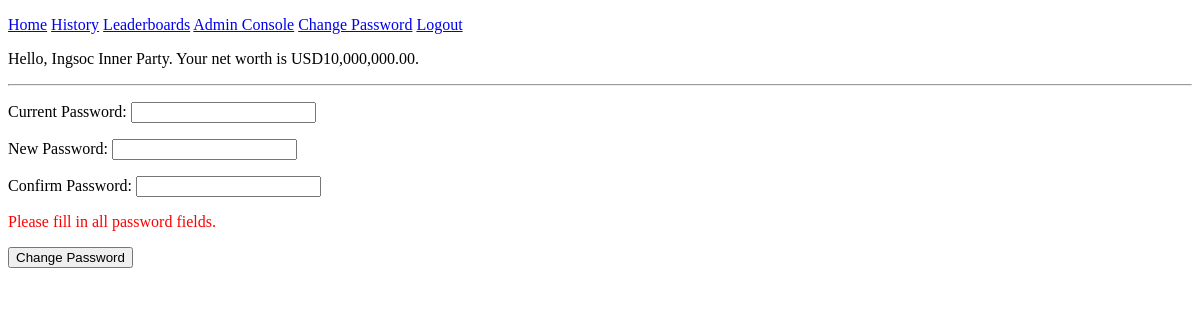
Screenshot of /dashboard/changepassword/index.php (signed in) with the database file from the repository.
### tables this page shows
CREATE TABLE `users` (
  `userkey` bigint(20) unsigned NOT NULL AUTO_INCREMENT,
  `name` text NOT NULL,
  `userid` varchar(45) NOT NULL,
  `password` varchar(128) NOT NULL,
  `salt` varchar(100) NOT NULL,
  `usertype` tinyint(3) unsigned NOT NULL,
  `networth` decimal(50,2) unsigned NOT NULL DEFAULT '10000000.00',
  PRIMARY KEY (`userkey`),
  KEY `userid` (`userid`)
);

CREATE TABLE `currency` (
  `currencyid` int(10) unsigned NOT NULL AUTO_INCREMENT,
  `name` varchar(100) NOT NULL DEFAULT 'Japanese Yen',
  `shortname` varchar(45) NOT NULL DEFAULT 'JPY',
  `buyvalue` decimal(10,4) unsigned NOT NULL DEFAULT '0.0000',
  `sellvalue` decimal(10,4) unsigned NOT NULL DEFAULT '0.0000',
  PRIMARY KEY (`currencyid`),
  KEY `shortname` (`shortname`)
);

### include.php (called while the page is built, shortened)
<?php
    $mysqllocation = "localhost";
    $mysqlusername = "redacted";
    $mysqlpassword = "redacted";
    $mysqldatabase = "forex";
    function isTeacher()
    {
        if(isset($_SESSION["usertype"]) && $_SESSION["usertype"] == 2)
            return true;
        return false;
    }
    function gameEnded()
    {
        global $mysqlusername, $mysqlpassword, $mysqldatabase, $mysqllocation;
        $db = new mysqli($mysqllocation, $mysqlusername, $mysqlpassword, $mysqldatabase);
        $query = "SELECT endtime FROM startendtime WHERE timeid=1 LIMIT 1";
        $result = $db->query($query) or die($db->error);
        $row = $result->fetch_assoc();
        if($row["endtime"] < time())
        {
            return true;
        }
        else
        {
            return false;
        }
    }
?>

### dashboard/changepassword/index.php (the view, shortened to what this page needs)
<?php
    require_once("../../include.php");
    global $mysqlusername, $mysqlpassword, $mysqldatabase, $mysqllocation;
    $db = new mysqli($mysqllocation, $mysqlusername, $mysqlpassword, $mysqldatabase);
?>
<!DOCTYPE html>
<html xmlns="http://www.w3.org/1999/xhtml">
    <head>
        <link rel="stylesheet" type="text/css" href="../../css/main.css">
    </head>
    <body>
        <div class="page-module">
            <div style="width:100%;">
                <div id="goRight"><p><a href="../">Home</a> <a href="../history/">History</a> <a href="../leaderboard/">Leaderboards</a> <?php if(isTeacher()) echo "<a href=\"../../admin/\">Admin Console</a>"; ?> <a href="./">Change Password</a> <a href="../logout/">Logout</a></p></div>
                <div id="goLeft">
                    <?php
                        $userkey = intval($_SESSION["userkey"]);
                        $query = "SELECT name, networth FROM users WHERE userkey=$userkey LIMIT 1";
                        $result = $db->query($query) or die();
                        $totalvalue = 0;
                        if($row = $result->fetch_assoc())
                        {
                            echo "<p>Hello, ".$row["name"].".";
                            $totalvalue = $row["networth"];
                        }
                        $gameEnded = gameEnded();
                        $query = "SELECT shortname FROM currency WHERE currencyid = 1 LIMIT 1";
                        $result = $db->query($query) or die($db->error);
                        while($row = $result->fetch_assoc())
                            $basecurrabbv = $row["shortname"];
                        if(!$gameEnded)
                            echo " Your net worth is ".$basecurrabbv.number_format($totalvalue, 2).".</p>";
                    ?>
                </div>
            </div>
            <hr />
            <form id="form1" name="form1" method="post" action="" onsubmit="return submitValidation();">
                <p>
                    <label for="currpass">Current Password: </label>
                    <input type="password" name="currpass" id="currpass" />
                </p>
                <p>
                    <label for="newpass" onchange="checkpass()">New Password: </label>
                    <input type="password" name="newpass" id="newpass" onkeyup="checkpass()" />
                </p>
                <p>
                    <label for="conpass">Confirm Password: </label>
                    <input type="password" name="conpass" id="conpass" onkeyup="checkpass()"/>
                </p>
                <span id="checkpassresult"><p style="color:red">Please fill in all password fields.</p></span>
                <p>
                    <input type="submit" name="submit" id="submit" value="Change Password" />
                </p>
            </form>
        </div>
    </body>
</html>

### rows the page displays
users: name "Ingsoc Inner Party", networth "10,000,000.00"
currency: shortname "USD"
